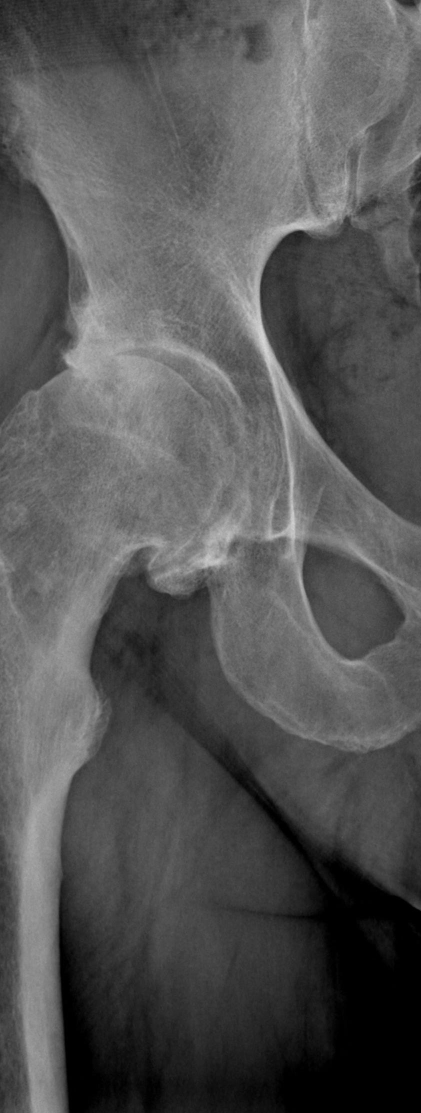
#> input picture Cropped0.jpg, 842 x 2226 px, given as the content of the folder anzi/Desktop/TesiMagistrale/Audisio/ImmaginiBacinoCopiaCrop/, which was not available (shown at 1/2 size)
$ python BoneDetection.py
#> lines starting #> are read from the running program, lines starting #| are printed output that depends on the picture; pictures that were not available may be replaced by others from this repository, and a replacement may not be noted
import cv2
import os
import numpy as np
from PIL import Image
from matplotlib import pyplot as plt


def find_bones(input_image, template_name, output_path, i):

#> called with i = 0
    methods = [  # 'cv2.TM_CCOEFF_NORMED', 'cv2.TM_CCORR_NORMED',
               'cv2.TM_SQDIFF_NORMED']

    # operations on the full image
    img2 = cv2.imread(input_image, 0)
#> img2 is the input picture: shape (2226, 842); min 0, max 218, mean 85.6
    image_to_crop = Image.open(input_image)
    z, q = img2.shape[::-1]
#> z = 842; q = 2226

    template = cv2.imread(template_name, 0)
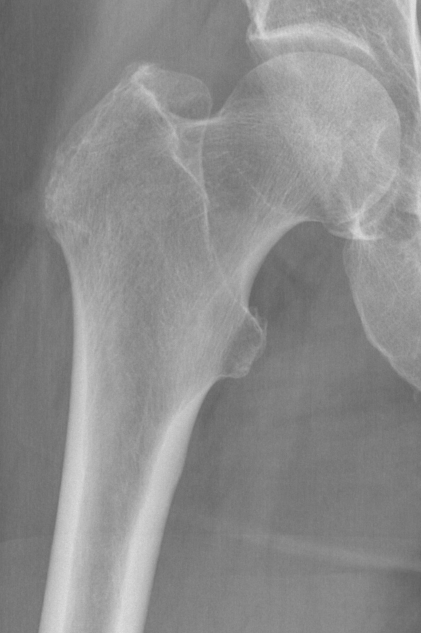
#> input picture Templates/Bacino_left.jpg, 842 x 1266 px, found by its file name (shown at 1/2 size)
#> template is the input picture: shape (1266, 842); min 84, max 232, mean 139.7
    # create a flipped template
    template_flipped = cv2.flip(template, 1)
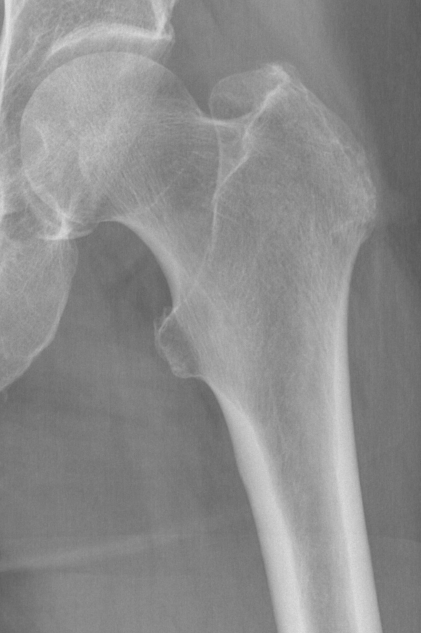
#> template_flipped: shape (1266, 842) (shown at 1/2 size); min 84, max 232, mean 139.7
    # get shapes of original images
    w, h = template.shape[::-1]  # means that template is w rows and h columns
#> w = 842; h = 1266

    for meth in methods:
        img = img2.copy()
        method = eval(meth)

        # Apply template Matching
        res = cv2.matchTemplate(img, template, method)
        res_flipped = cv2.matchTemplate(img, template_flipped, method)

        min_val, max_val, min_loc, max_loc = cv2.minMaxLoc(res)
        min_val_f, max_val_f, min_loc_f, max_loc_f = cv2.minMaxLoc(res_flipped)
        print("Comparing image {} with template {}, min_val is {} and max_val is {} and min_val_f {} and max_val_f {}"
              .format(input_image, template_name, min_val, max_val, min_val_f, max_val_f))

        if method in [cv2.TM_SQDIFF, cv2.TM_SQDIFF_NORMED]:
            top_left = min_loc
            top_left_f = min_loc_f
        else:
            top_left = max_loc
            top_left_f = max_loc_f

        bottom_right = (top_left[0] + w, top_left[1] + h)  # somma base e altezza del template
        bottom_right_f = (top_left_f[0] + w, top_left_f[1] + h)

        if (top_left[1] + h) * 2 > q:
            b_r = q
        else:
            b_r = (top_left[1] + h) * 2

        if (top_left_f[1] + h) * 2 > q:
            b_r_f = q
        else:
            b_r_f = (top_left_f[1] + h) * 2

        box = (top_left[0], top_left[1], top_left[0] + w, b_r)
        box_f = (top_left_f[0], top_left_f[1], top_left_f[0] + w, b_r_f)

        crop_image = image_to_crop.crop(box)
        crop_image_f = image_to_crop.crop(box_f)

        crop_image.save('Cropped{}.jpg'.format(i))
        crop_image_f.save('Cropped_flipped{}.jpg'.format(i))


        cv2.rectangle(img, top_left, bottom_right, (255, 255, 255), thickness = 30)
        cv2.rectangle(img, top_left_f, bottom_right_f, (0, 0, 0), thickness = 30)

        plt.imshow(img, cmap = 'gray')
        plt.title('Detected Point'), plt.xticks([]), plt.yticks([])
        plt.suptitle(meth)
        plt.show()
#> this loop made 1 pass
#> (min_val, max_val, min_val_f, max_val_f, max_loc_f, bottom_right, bottom_right_f, box) on pass 1: (0.149, 0.582, 0.183, 0.583, (0, 960), (842, 1266), (842, 1412), (0, 0, 842, 2226))
#> (printed output is left out)
#> pass 1, in find_bones, `crop_image_f = image_to_crop.crop(box_f)`:
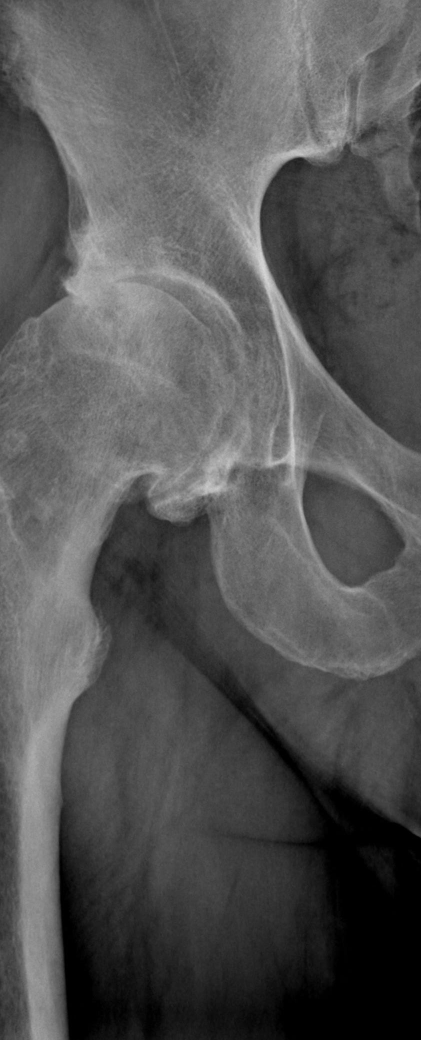
#> crop_image_f: PIL image 842x2080 L (shown at 1/2 size); min 0, max 218, mean 85.2
#> pass 1, in find_bones, `plt.show()`:
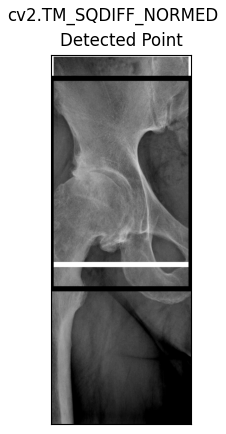
#> figure drawn by matplotlib, 1 panel
#> after the loop:
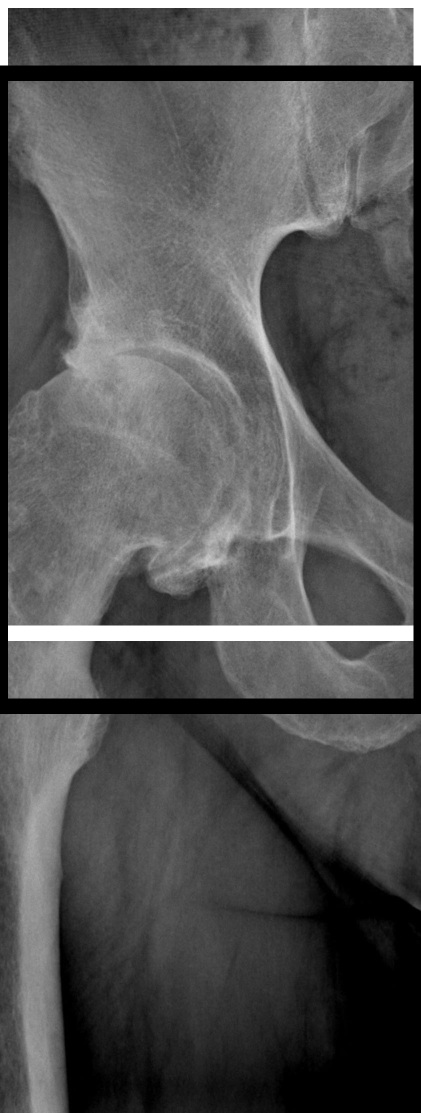
#> img: shape (2226, 842) (shown at 1/2 size); min 0, max 255, mean 84.9


if __name__ == "__main__":

    path = "/Users/leonardotanzi/Desktop/TesiMagistrale/Audisio/ImmaginiBacinoCopiaCrop/"
    template_path = "/Users/leonardotanzi/Desktop/MasterThesis/Templates/Bacino_left.jpg"
    output_path = "/Users/leonardotanzi/Desktop/MasterThesis/Output/"
    i = 0

    for f in os.listdir(path):
        if f.endswith(".jpg"):
            full_f = path + f
            find_bones(full_f, template_path, output_path, i)
            i += 1
            if i == 10:
                break
